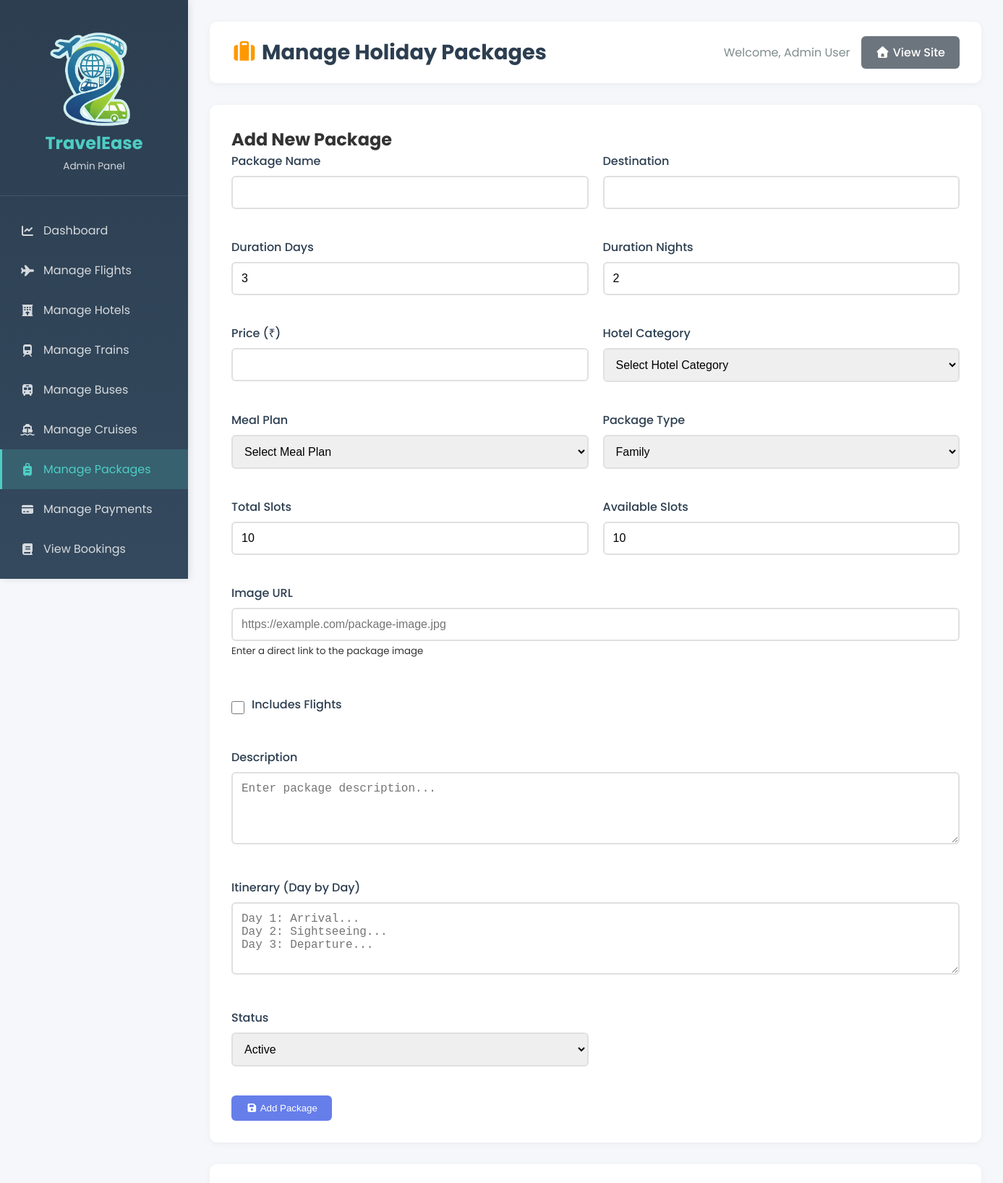
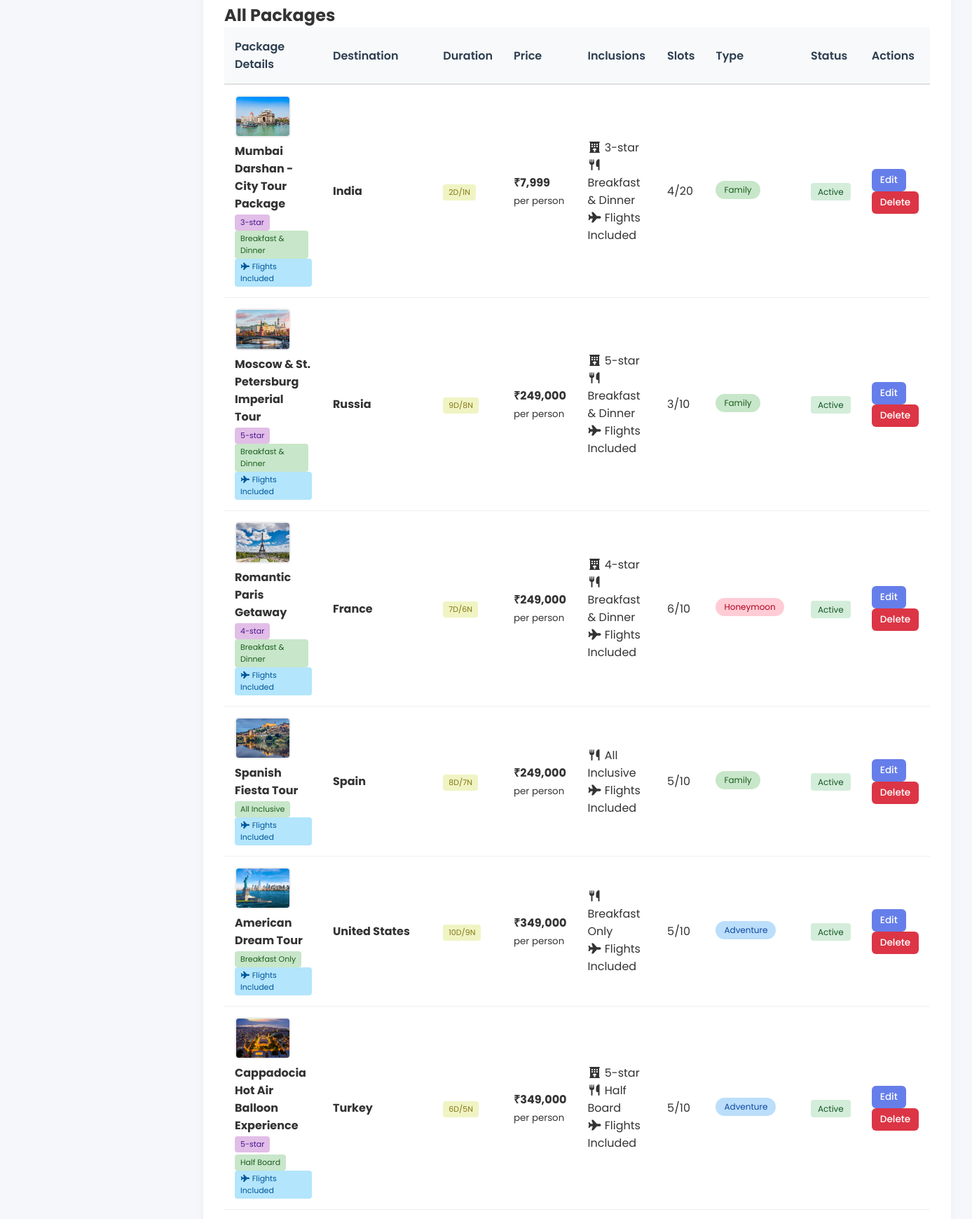
Page /admin/manage-packages.php (signed in, upper part) on the committed database (2 pictures, top to bottom).
### tables this page shows
CREATE TABLE IF NOT EXISTS `holiday_packages` (
  `id` int NOT NULL AUTO_INCREMENT,
  `package_name` varchar(200) NOT NULL,
  `destination` varchar(100) NOT NULL,
  `duration_days` int NOT NULL,
  `duration_nights` int NOT NULL,
  `price` decimal(10,2) NOT NULL,
  `hotel_category` varchar(50) DEFAULT NULL,
  `meal_plan` varchar(50) DEFAULT NULL,
  `package_type` enum('honeymoon','family','adventure','beach','hill_station','international') DEFAULT 'family',
  `includes_flights` tinyint(1) DEFAULT '0',
  `description` text,
  `itinerary` text,
  `image_url` varchar(500) DEFAULT NULL,
  `available_slots` int DEFAULT '10',
  `total_slots` int DEFAULT '10',
  `status` enum('active','inactive') DEFAULT 'active',
  `created_at` timestamp NOT NULL DEFAULT CURRENT_TIMESTAMP,
  `updated_at` timestamp NOT NULL DEFAULT CURRENT_TIMESTAMP ON UPDATE CURRENT_TIMESTAMP,
  PRIMARY KEY (`id`)
);

### admin/manage-packages.php (the view, shortened to what this page needs)
<?php
include "../db.php";
$edit_package = null;
$packages = mysqli_query($conn, "SELECT * FROM holiday_packages ORDER BY created_at DESC");
?>
<!DOCTYPE html>
<html lang="en">
<head>
    <link rel="stylesheet" href="../css/all.min.css">
    <link rel="stylesheet" href="admin-style.css">
</head>
<body>
    <div class="admin-wrapper">
        <?php include 'sidebar.php'; ?>
        <main class="admin-main">
            <header class="admin-header">
                <h1><i class="fas fa-suitcase package-icon"></i> Manage Holiday Packages</h1>
                <div class="header-actions">
                    <span>Welcome, <?php echo htmlspecialchars($_SESSION['admin_name']); ?></span>
                    <a href="../index.php" class="btn-secondary"><i class="fas fa-home"></i> View Site</a>
                </div>
            </header>
            <div class="content-card">
                <h2><?php echo $edit_package ? 'Edit Package' : 'Add New Package'; ?></h2>
                <form method="POST" action="">
                    <div style="display: grid; grid-template-columns: repeat(2, 1fr); gap: 20px;">
                        <div class="form-group">
                            <label>Package Name</label>
                            <input type="text" name="package_name" class="form-control" required value="<?php echo $edit_package['package_name'] ?? ''; ?>">
                        </div>
                        <div class="form-group">
                            <label>Destination</label>
                            <input type="text" name="destination" class="form-control" required value="<?php echo $edit_package['destination'] ?? ''; ?>">
                        </div>
                        <div class="form-group">
                            <label>Duration Days</label>
                            <input type="number" name="duration_days" class="form-control" min="1" required value="<?php echo $edit_package['duration_days'] ?? '3'; ?>">
                        </div>
                        <div class="form-group">
                            <label>Duration Nights</label>
                            <input type="number" name="duration_nights" class="form-control" min="1" required value="<?php echo $edit_package['duration_nights'] ?? '2'; ?>">
                        </div>
                        <div class="form-group">
                            <label>Price (₹)</label>
                            <input type="number" name="price" class="form-control" step="0.01" required value="<?php echo $edit_package['price'] ?? ''; ?>">
                        </div>
                        <div class="form-group">
                            <label>Hotel Category</label>
                            <select name="hotel_category" class="form-control">
                                <option value="">Select Hotel Category</option>
                            </select>
                        </div>
                        <div class="form-group">
                            <label>Meal Plan</label>
                            <select name="meal_plan" class="form-control">
                                <option value="">Select Meal Plan</option>
                            </select>
                        </div>
                        <div class="form-group">
                            <label>Package Type</label>
                            <select name="package_type" class="form-control" required>
                                <option value="family" <?php echo ($edit_package['package_type'] ?? '') == 'family' ? 'selected' : ''; ?>>Family</option>
                            </select>
                        </div>
                        <div class="form-group">
                            <label>Total Slots</label>
                            <input type="number" name="total_slots" class="form-control" required value="<?php echo $edit_package['total_slots'] ?? '10'; ?>">
                        </div>
                        <div class="form-group">
                            <label>Available Slots</label>
                            <input type="number" name="available_slots" class="form-control" required value="<?php echo $edit_package['available_slots'] ?? '10'; ?>">
                        </div>
                        <div class="form-group" style="grid-column: span 2;">
                            <label>Image URL</label>
                            <input type="text" name="image_url" class="form-control" placeholder="https://example.com/package-image.jpg" value="<?php echo $edit_package['image_url'] ?? ''; ?>">
                            <small>Enter a direct link to the package image</small>
                        </div>
                        <div class="form-group" style="grid-column: span 2;">
                            <div class="checkbox-group">
                                <input type="checkbox" name="includes_flights" id="includes_flights" value="1" <?php echo ($edit_package['includes_flights'] ?? 0) ? 'checked' : ''; ?>>
                                <label for="includes_flights">Includes Flights</label>
                            </div>
                        </div>
                        <div class="form-group" style="grid-column: span 2;">
                            <label>Description</label>
                            <textarea name="description" class="form-control text-area" placeholder="Enter package description..."><?php echo $edit_package['description'] ?? ''; ?></textarea>
                        </div>
                        <div class="form-group" style="grid-column: span 2;">
                            <label>Itinerary (Day by Day)</label>
                            <textarea name="itinerary" class="form-control text-area" placeholder="Day 1: Arrival...
Day 2: Sightseeing...
Day 3: Departure..."><?php echo $edit_package['itinerary'] ?? ''; ?></textarea>
                        </div>
                        <div class="form-group">
                            <label>Status</label>
                            <select name="status" class="form-control" required>
                                <option value="active" <?php echo ($edit_package['status'] ?? '') == 'active' ? 'selected' : ''; ?>>Active</option>
                            </select>
                        </div>
                    </div>
                    <div style="margin-top: 20px;">
                        <button type="submit" class="btn-primary">
                            <i class="fas fa-save"></i> <?php echo $edit_package ? 'Update Package' : 'Add Package'; ?>
                        </button>
                    </div>
                </form>
            </div>
            <div class="content-card">
                <h2>All Packages</h2>
                <div class="table-responsive">
                    <table class="data-table">
                        <thead>
                            <tr>
                                <th>Package Details</th>
                                <th>Destination</th>
                                <th>Duration</th>
                                <th>Price</th>
                                <th>Inclusions</th>
                                <th>Slots</th>
                                <th>Type</th>
                                <th>Status</th>
                                <th>Actions</th>
                            </tr>
                        </thead>
                        <tbody>
                            <?php while($package = mysqli_fetch_assoc($packages)): ?>
                            <tr>
                                <td>
                                    <?php if($package['image_url']): ?>
                                        <img src="<?php echo htmlspecialchars($package['image_url']); ?>" alt="<?php echo htmlspecialchars($package['package_name']); ?>" class="package-image" onerror="this.style.display='none'">
                                    <?php endif; ?>
                                    <strong><?php echo htmlspecialchars($package['package_name']); ?></strong><br>
                                    <?php if($package['hotel_category']): ?>
                                        <span class="hotel-badge"><?php echo htmlspecialchars($package['hotel_category']); ?></span>
                                    <?php endif; ?>
                                    <?php if($package['meal_plan']): ?>
                                        <span class="meal-badge"><?php echo htmlspecialchars($package['meal_plan']); ?></span>
                                    <?php endif; ?>
                                    <?php if($package['includes_flights']): ?>
                                        <span class="flight-badge"><i class="fas fa-plane"></i> Flights Included</span>
                                    <?php endif; ?>
                                </td>
                                <td><strong><?php echo htmlspecialchars($package['destination']); ?></strong></td>
                                <td>
                                    <span class="duration-badge">
                                        <?php echo $package['duration_days']; ?>D/<?php echo $package['duration_nights']; ?>N
                                    </span>
                                </td>
                                <td>
                                    <strong>₹<?php echo number_format($package['price'], 0); ?></strong><br>
                                    <small>per person</small>
                                </td>
                                <td>
                                    <?php if($package['hotel_category']): ?>
                                        <div><i class="fas fa-hotel"></i> <?php echo htmlspecialchars($package['hotel_category']); ?></div>
                                    <?php endif; ?>
                                    <?php if($package['meal_plan']): ?>
                                        <div><i class="fas fa-utensils"></i> <?php echo htmlspecialchars($package['meal_plan']); ?></div>
                                    <?php endif; ?>
                                    <?php if($package['includes_flights']): ?>
                                        <div><i class="fas fa-plane"></i> Flights Included</div>
                                    <?php endif; ?>
                                </td>
                                <td><?php echo $package['available_slots']; ?>/<?php echo $package['total_slots']; ?></td>
                                <td>
                                    <?php
                                    $type_classes = [
                                        'honeymoon' => 'honeymoon',
                                        'family' => 'family',
                                        'adventure' => 'adventure',
                                        'beach' => 'beach',
                                        'hill_station' => 'hill_station',
                                        'international' => 'international'
                                    ];
                                    $type_labels = [
                                        'honeymoon' => 'Honeymoon',
                                        'family' => 'Family',
                                        'adventure' => 'Adventure',
                                        'beach' => 'Beach',
                                        'hill_station' => 'Hill Station',
                                        'international' => 'International'
                                    ];
                                    ?>
                                    <span class="package-type-badge <?php echo $type_classes[$package['package_type']] ?? 'family'; ?>">
                                        <?php echo $type_labels[$package['package_type']] ?? ucfirst($package['package_type']); ?>
                                    </span>
                                </td>
                                <td>
                                    <?php if($package['status'] == 'active'): ?>
                                        <span class="badge-success">Active</span>
                                    <?php else: ?>
                                        <span class="badge-warning">Inactive</span>
                                    <?php endif; ?>
                                </td>
                                <td>
                                    <a href="manage-packages.php?edit=<?php echo $package['id']; ?>" class="btn-sm btn-primary">Edit</a>
                                    <a href="manage-packages.php?delete=<?php echo $package['id']; ?>" class="btn-sm btn-danger" onclick="return confirm('Are you sure? This will also delete all bookings for this package.')">Delete</a>
                                </td>
                            </tr>
                            <?php endwhile; ?>
                        </tbody>
                    </table>
                </div>
            </div>
        </main>
    </div>
</body>
</html>

### rows in the picture
holiday_packages: image_url (picture), package_name "Mumbai Darshan - City Tour Package", hotel_category "3-star", meal_plan "Breakfast & Dinner", includes_flights 1 (drawn), destination "India", duration_days "2", duration_nights "1", price "7,999", available_slots "4", total_slots "20", package_type "Family", status "Active"
holiday_packages: image_url (picture), package_name "Moscow & St. Petersburg Imperial Tour", hotel_category "5-star", meal_plan "Breakfast & Dinner", includes_flights 1 (drawn), destination "Russia", duration_days "9", duration_nights "8", price "249,000", available_slots "3", total_slots "10", package_type "Family", status "Active"
holiday_packages: image_url (picture), package_name "Romantic Paris Getaway", hotel_category "4-star", meal_plan "Breakfast & Dinner", includes_flights 1 (drawn), destination "France", duration_days "7", duration_nights "6", price "249,000", available_slots "6", total_slots "10", package_type "Honeymoon", status "Active"
holiday_packages: image_url (picture), package_name "Spanish Fiesta Tour", meal_plan "All Inclusive", includes_flights 1 (drawn), destination "Spain", duration_days "8", duration_nights "7", price "249,000", available_slots "5", total_slots "10", package_type "Family", status "Active"
holiday_packages: image_url (picture), package_name "American Dream Tour", meal_plan "Breakfast Only", includes_flights 1 (drawn), destination "United States", duration_days "10", duration_nights "9", price "349,000", available_slots "5", total_slots "10", package_type "Adventure", status "Active"
holiday_packages: image_url (picture), package_name "Cappadocia Hot Air Balloon Experience", hotel_category "5-star", meal_plan "Half Board", includes_flights 1 (drawn), destination "Turkey", duration_days "6", duration_nights "5", price "349,000", available_slots "5", total_slots "10", package_type "Adventure", status "Active"

### other values in the picture
$_SESSION['admin_name'] "Admin User"
